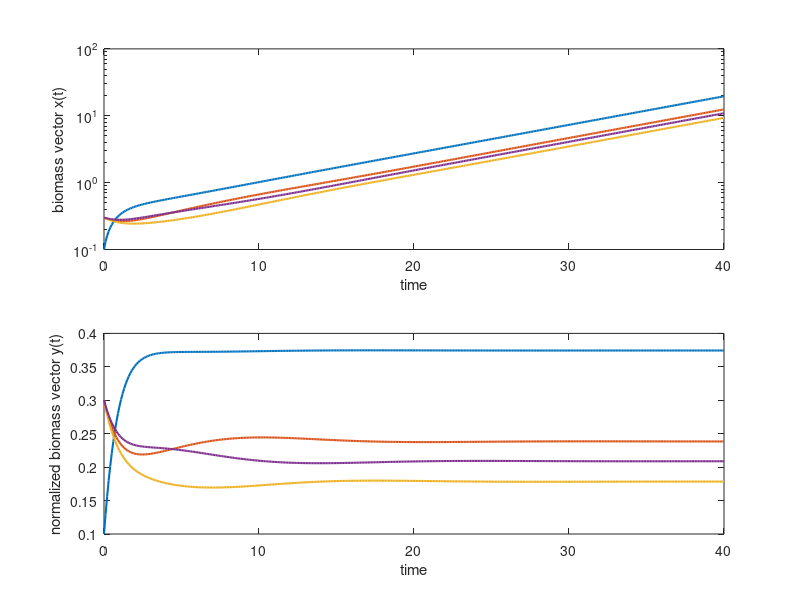

MATLAB code to generate this figure:

% This script siumlation autocatalytic repressilator with four nodes.
% The simulation generates plot Figure 2B, 2C in the main text. 
% See Supplementary Method for the equations in the model.
% WHLin, 2020 Jan.

% ============ Simulation Parameters ============ %

Tstep = 0.1;  % time step in the trajectory
Tmax = 40;    % maximal simulation time
optA = odeset('RelTol', 10^(-6),'AbsTol', 10^(-6));   % error tolerance

% =============== Model Parameters ============== %

b = [NaN 0.5 0.4 0.3];
csyn = 20;
d = [NaN 0.25 0.3 0.2];

theta = 1;   % Hill Coefficient
K = 500;     % Repression strength

% =============== Model Description ============== %

% (1) Original space X(t)

Jin = @(x) b(2)*x(2) + b(3)*x(3) + b(4)*x(4);
J1 = @(x) Jin(x);
N = @(x) sum(x);

J2 = @(x) csyn * x(1) / (1 + K* ( ( x(3)/ N(x) ) ^theta ) ) ;
J3 = @(x) csyn * x(1) / (1 + K* ( ( x(4)/ N(x) ) ^theta ) ) ;
J4 = @(x) csyn * x(1) / (1 + K* ( ( x(2)/ N(x) ) ^theta ) ) ;

Jd2 = @(x) d(2)*x(2);
Jd3 = @(x) d(3)*x(3);
Jd4 = @(x) d(4)*x(4);

F1x = @(x) J1(x) - J2(x) - J3(x) - J4(x);
F2x = @(x) J2(x) - Jd2(x);
F3x = @(x) J3(x) - Jd3(x);
F4x = @(x) J4(x) - Jd4(x);

Fori = @(x) [F1x(x) F2x(x) F3x(x) F4x(x)]';

Ft = @(t,x) Fori(x);

% (2) Rescaled space Y(t)

Jin = @(y) b(2)*y(2) + b(3)*y(3) + b(4)*y(4);
J1 = @(y) Jin(y);

J2 = @(y) csyn * y(1) / (1 + K* ( y(3)^theta ) ) ;
J3 = @(y) csyn * y(1) / (1 + K* ( y(4)^theta ) ) ;
J4 = @(y) csyn * y(1) / (1 + K* ( y(2)^theta ) ) ;

Jd2 = @(y) d(2)*y(2);
Jd3 = @(y) d(3)*y(3);
Jd4 = @(y) d(4)*y(4);

F1 = @(y) J1(y) - J2(y) - J3(y) - J4(y);
F2 = @(y) J2(y) - Jd2(y);
F3 = @(y) J3(y) - Jd3(y);
F4 = @(y) J4(y) - Jd4(y);

F = @(y) [F1(y) F2(y) F3(y) F4(y)]';
mu = @(y) sum(F(y));

Gt = @(t,y) F(y) - mu(y).*y; % Project to the simplex space

 
% Simulating the equation 
x0 = [0.1 0.3 0.3 0.3];  % initial condition
y0 = x0/sum(x0);         % normalized initial condition

[t_solx, x_sol] = ode23(Ft,[0:Tstep:Tmax], x0, optA);
[t_soly, y_sol] = ode45(Gt,[0:Tstep:Tmax], y0, optA);

% =============== Model Description ============== %

h = figure('position', [1 1 300 500]);

subplot(211); 
semilogy(t_solx, x_sol, '-', 'LineWidth', 1.5);
ylabel('biomass vector x(t)');
xlabel('time'); 

subplot(212); 
plot(t_soly, y_sol, '-', 'LineWidth', 1.5);
ylabel('normalized biomass vector y(t)');
xlabel('time'); 

% End of the script

